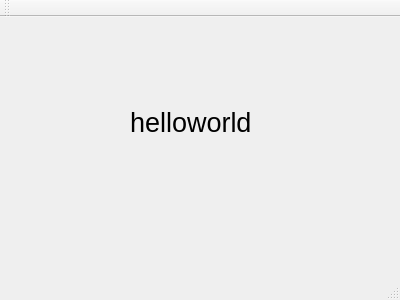
<?xml version="1.0" encoding="UTF-8"?>
<ui version="4.0">
 <class>hello</class>
 <widget class="QMainWindow" name="hello">
  <property name="geometry">
   <rect>
    <x>0</x>
    <y>0</y>
    <width>400</width>
    <height>300</height>
   </rect>
  </property>
  <property name="font">
   <font>
    <pointsize>20</pointsize>
   </font>
  </property>
  <property name="windowTitle">
   <string>hello</string>
  </property>
  <widget class="QWidget" name="centralWidget">
   <widget class="QLabel" name="label">
    <property name="geometry">
     <rect>
      <x>130</x>
      <y>80</y>
      <width>161</width>
      <height>51</height>
     </rect>
    </property>
    <property name="text">
     <string>helloworld</string>
    </property>
   </widget>
  </widget>
  <widget class="QMenuBar" name="menuBar">
   <property name="geometry">
    <rect>
     <x>0</x>
     <y>0</y>
     <width>400</width>
     <height>38</height>
    </rect>
   </property>
  </widget>
  <widget class="QToolBar" name="mainToolBar">
   <attribute name="toolBarArea">
    <enum>TopToolBarArea</enum>
   </attribute>
   <attribute name="toolBarBreak">
    <bool>false</bool>
   </attribute>
  </widget>
  <widget class="QStatusBar" name="statusBar"/>
 </widget>
 <layoutdefault spacing="6" margin="11"/>
 <resources/>
 <connections/>
</ui>
